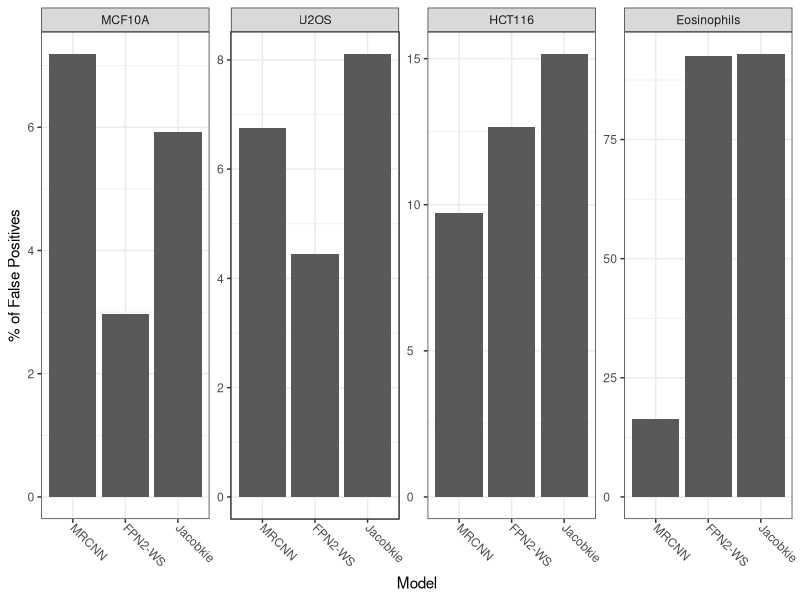
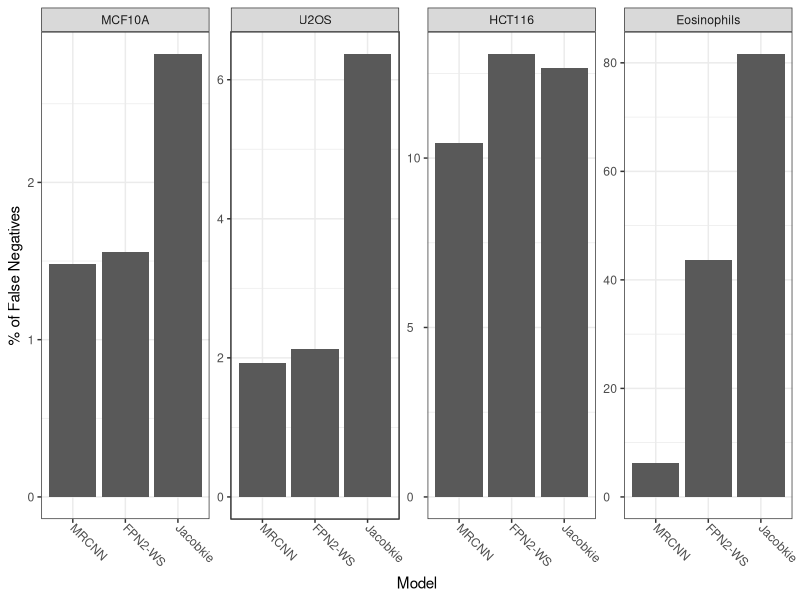
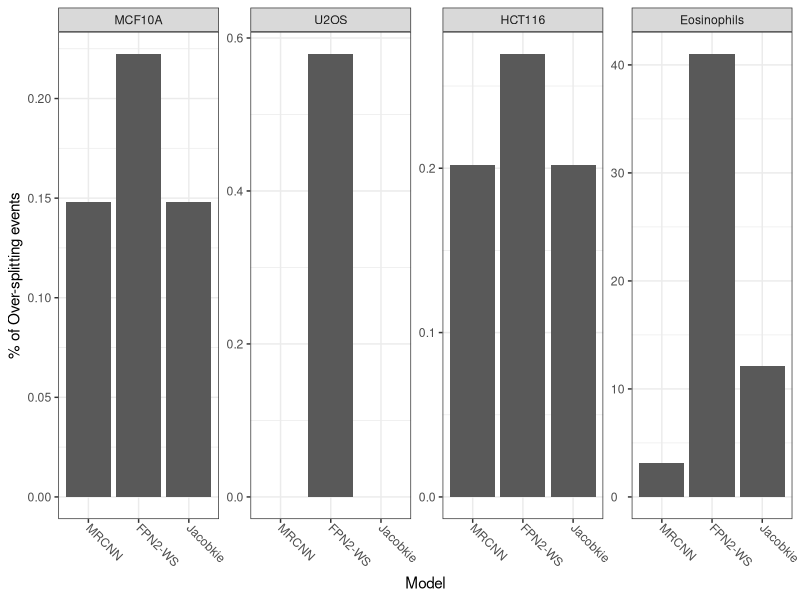
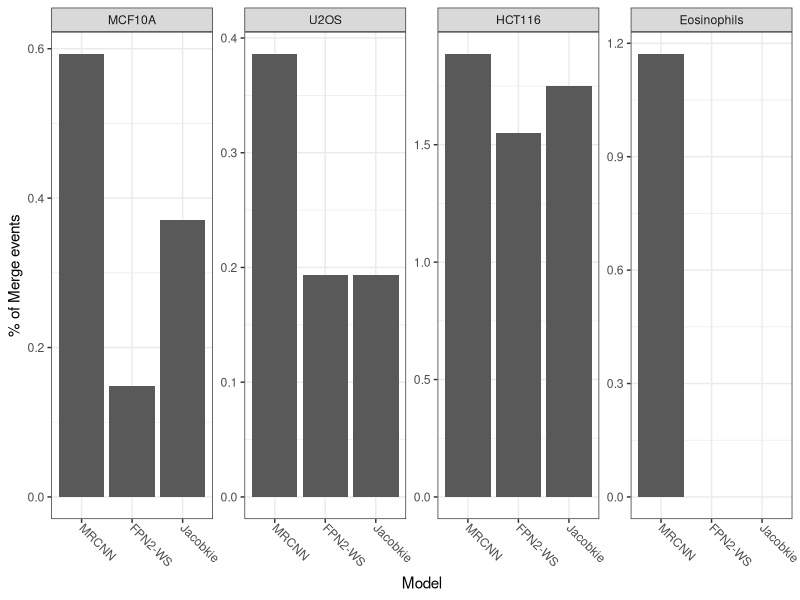

Write R code to recreate these figures, in order.
## ---- chunk 1
library(tidyverse)
library(readr)
library(ggthemes)
## ---- chunk 2
knitr::opts_chunk$set(
    cache = FALSE,
    fig.path = "Output/",
    dev = c("png", "pdf"),
    message = FALSE,
    warning = FALSE
    )

theme_set(theme_bw())

theme_update(
  axis.text.x = element_text(
    angle = -45,
    hjust = 0,
    vjust = 0.5
  ),
  axis.text.y = element_text(hjust = 0)
)
## ---- chunk 3
errors_df <- read_csv('Output/errors_cleaned.csv')
## ---- chunk 4
calc_perc <- function(a,b){
  return(100*(a/b))
}

levs1 <- c("MCF10A", "U2OS", "HCT116", "Eosinophils")
levs2 <- c("MRCNN", "FPN2-WS", "Jacobkie", "Kaggle_5th")

errors_df <- errors_df %>%
  mutate_at(c("FP", "FN", "merges", "splits"), ~calc_perc(., total)) %>%
  mutate(cell_line = factor(cell_line, levels = levs1),
         model = factor(model, levels = levs2))
## ---- chunk 5
Fig_S2A <- ggplot(errors_df, aes(x = model, 
                                 y = FP))

Fig_S2A + geom_bar(stat = "identity") +
  facet_wrap(~ cell_line, 
             nrow = 1,
             scales = "free_y") +
  xlab("Model") +
  ylab("% of False Positives")
## ---- chunk 6
Fig_S2B <- ggplot(errors_df, aes(x = model, 
                                 y = FN))

Fig_S2B + geom_bar(stat = "identity") +
  facet_wrap(~ cell_line, 
             nrow = 1,
             scales = "free_y") +
  xlab("Model") +
  ylab("% of False Negatives")
## ---- chunk 7
Fig_S2C <- ggplot(errors_df, aes(x = model, 
                                 y = splits))

Fig_S2C + geom_bar(stat = "identity") +
  facet_wrap(~ cell_line, 
             nrow = 1,
             scales = "free_y") +
  xlab("Model") +
  ylab("% of Over-splitting events")
## ---- chunk 8
Fig_S2D <- ggplot(errors_df, aes(x = model, 
                                 y = merges))

Fig_S2D + geom_bar(stat = "identity") +
  facet_wrap(~ cell_line, 
             nrow = 1,
             scales = "free_y") +
  xlab("Model") +
  ylab("% of Merge events")
## ---- chunk 9
sessionInfo()
